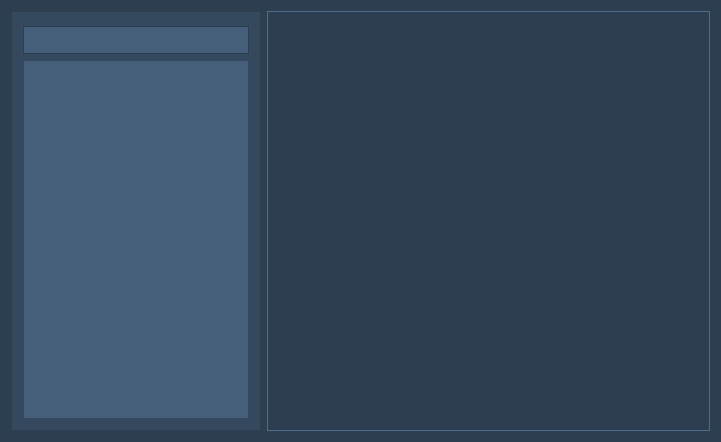
<?xml version="1.0" encoding="UTF-8"?>
<ui version="4.0">
 <class>Form</class>
 <widget class="QWidget" name="Form">
  <property name="geometry">
   <rect>
    <x>0</x>
    <y>0</y>
    <width>721</width>
    <height>442</height>
   </rect>
  </property>
  <property name="windowTitle">
   <string>Plugins List</string>
  </property>
  <property name="windowIcon">
   <iconset resource="../../res.qrc">
    <normaloff>:/icons/assets/logo.png</normaloff>:/icons/assets/logo.png</iconset>
  </property>
  <property name="styleSheet">
   <string notr="true">QWidget {
background-color: #2c3e50;
color: #c9f5f7;
}

QScrollBar:vertical {
     border: 1px outset;
     border-color: #0F2D40;
     width: 10px;
     margin: 22px 0 22px 0;
 }
 QScrollBar::handle:vertical {
     background: #95a5a6;
     min-height: 20px;
 }
 QScrollBar::add-line:vertical {
     border: 1px outset;
     border-color: #0F2D40;
     background: #95a5a6;
     height: 16px;
     subcontrol-position: bottom;
     subcontrol-origin: margin;
 }

 QScrollBar::sub-line:vertical {
     border: 1px outset;
     border-color: #0F2D40;
     background: #95a5a6;
     height: 16px;
     subcontrol-position: top;
     subcontrol-origin: margin;
 }
 QScrollBar::up-arrow:vertical, QScrollBar::down-arrow:vertical {
     width: 3px;
     height: 3px;
     background: white;
 }

 QScrollBar::add-page:vertical, QScrollBar::sub-page:vertical {
     background: none;
 }

 QScrollBar:horizontal {
border: 1px outset;
     border-color: #0F2D40;
     height: 10px;
     margin: 0px 40px 0 0px;
}

QScrollBar::handle:horizontal {
    background: #95a5a6;
    min-width: 20px;
}

QScrollBar::add-line:horizontal {
    border: 1px outset;
    border-color: #0F2D40;
    background: #95a5a6;
    width: 16px;
    subcontrol-position: right;
    subcontrol-origin: margin;
}

QScrollBar::sub-line:horizontal {
    border: 1px outset;
    border-color: #0F2D40;
    background: #95a5a6;
    width: 16px;
    subcontrol-position: top right;
    subcontrol-origin: margin;
    position: absolute;
    right: 20px;
}

QScrollBar:left-arrow:horizontal, QScrollBar::right-arrow:horizontal {
    width: 3px;
    height: 3px;
    background: white;
}

QScrollBar::add-page:horizontal, QScrollBar::sub-page:horizontal {
    background: none;
}</string>
  </property>
  <layout class="QGridLayout" name="gridLayout_2">
   <item row="0" column="0">
    <widget class="QGroupBox" name="groupBox">
     <property name="maximumSize">
      <size>
       <width>250</width>
       <height>16777215</height>
      </size>
     </property>
     <property name="styleSheet">
      <string notr="true">background-color: #34495e;
border: 1px solid #2c3e50;
padding: -5px;</string>
     </property>
     <property name="title">
      <string/>
     </property>
     <layout class="QGridLayout" name="gridLayout">
      <item row="0" column="0">
       <layout class="QVBoxLayout" name="verticalLayout">
        <item>
         <layout class="QHBoxLayout" name="horizontalLayout">
          <property name="spacing">
           <number>0</number>
          </property>
          <item>
           <widget class="QPushButton" name="searchButton">
            <property name="minimumSize">
             <size>
              <width>0</width>
              <height>28</height>
             </size>
            </property>
            <property name="maximumSize">
             <size>
              <width>16777215</width>
              <height>28</height>
             </size>
            </property>
            <property name="styleSheet">
             <string notr="true">background-color: #455F7A;
padding: 5px;
border-right: none;</string>
            </property>
            <property name="text">
             <string/>
            </property>
            <property name="icon">
             <iconset resource="../../res.qrc">
              <normaloff>:/icons/assets/search.png</normaloff>:/icons/assets/search.png</iconset>
            </property>
           </widget>
          </item>
          <item>
           <widget class="QLineEdit" name="searchLine">
            <property name="minimumSize">
             <size>
              <width>0</width>
              <height>28</height>
             </size>
            </property>
            <property name="maximumSize">
             <size>
              <width>16777215</width>
              <height>28</height>
             </size>
            </property>
            <property name="styleSheet">
             <string notr="true">background-color: #455F7A;
padding: 5px;
border-left: none;</string>
            </property>
           </widget>
          </item>
         </layout>
        </item>
        <item>
         <widget class="QListWidget" name="pluginsList">
          <property name="sizePolicy">
           <sizepolicy hsizetype="Expanding" vsizetype="Expanding">
            <horstretch>0</horstretch>
            <verstretch>0</verstretch>
           </sizepolicy>
          </property>
          <property name="maximumSize">
           <size>
            <width>16777215</width>
            <height>16777215</height>
           </size>
          </property>
          <property name="focusPolicy">
           <enum>Qt::NoFocus</enum>
          </property>
          <property name="contextMenuPolicy">
           <enum>Qt::DefaultContextMenu</enum>
          </property>
          <property name="styleSheet">
           <string notr="true">QListWidget#pluginsList {
    show-decoration-selected: 1; /* make the selection span the entire width of the view */
	background-color: #455F7A;
	padding: 2px;
	color: #cff7f8;
	font: 75 11px &quot;MS Shell Dlg 2&quot;;
	border: 1px solid;
	border-color: #34495e;
}

QListWidget#pluginsList::item:selected {
    border: 1px solid #1abc9c;
	color: #cff7f8;
}

QListWidget#pluginsList::item:hover {
    background: #517091;
}</string>
          </property>
         </widget>
        </item>
       </layout>
      </item>
     </layout>
    </widget>
   </item>
   <item row="0" column="1">
    <widget class="QTextEdit" name="detailsText">
     <property name="styleSheet">
      <string notr="true">background-color: #2c3e50;
padding: 2px;
color: #cff7f8;
font: 75 12px &quot;MS Shell Dlg 2&quot;;
border: 1px ridge;
border-color: #34495e;

background-image: url(assets/bg.png);
background-repeat: no-repeat;</string>
     </property>
     <property name="readOnly">
      <bool>true</bool>
     </property>
     <property name="textInteractionFlags">
      <set>Qt::LinksAccessibleByMouse|Qt::TextSelectableByMouse</set>
     </property>
    </widget>
   </item>
  </layout>
 </widget>
 <resources>
  <include location="../../res.qrc"/>
 </resources>
 <connections/>
</ui>
